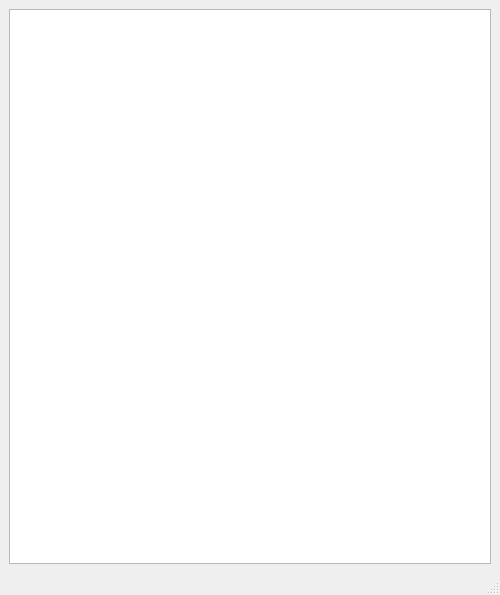
<?xml version="1.0" encoding="UTF-8"?>
<ui version="4.0">
 <class>MainWindow</class>
 <widget class="QMainWindow" name="MainWindow">
  <property name="geometry">
   <rect>
    <x>0</x>
    <y>0</y>
    <width>500</width>
    <height>595</height>
   </rect>
  </property>
  <property name="windowTitle">
   <string>Results Log</string>
  </property>
  <widget class="QWidget" name="centralwidget">
   <layout class="QVBoxLayout" name="verticalLayout">
    <item>
     <widget class="ConsoleArea" name="consoleList"/>
    </item>
   </layout>
  </widget>
  <widget class="QStatusBar" name="statusbar"/>
 </widget>
 <customwidgets>
  <customwidget>
   <class>ConsoleArea</class>
   <extends>QListWidget</extends>
   <header>console_area</header>
  </customwidget>
 </customwidgets>
 <resources/>
 <connections/>
</ui>
